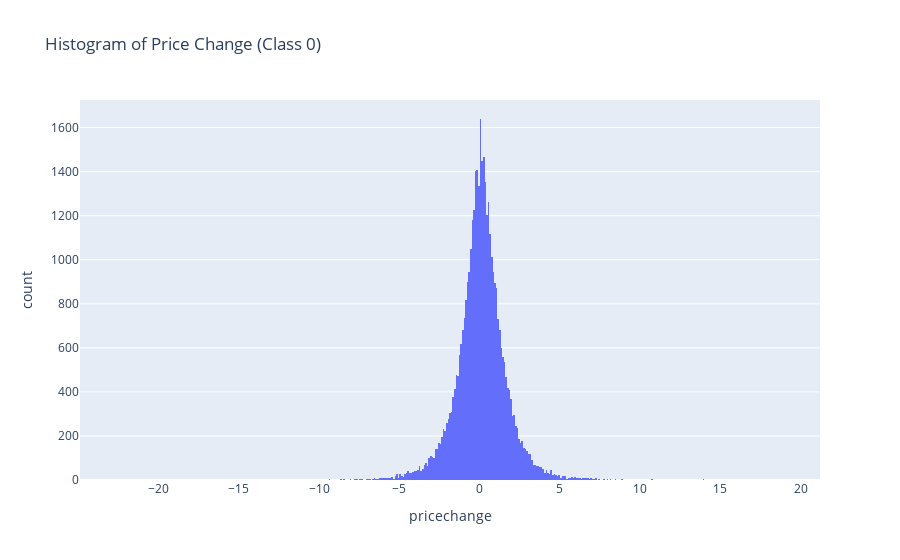

Write notebook code for a chart like this one.
### Code cell
# Create a histogram using Plotly Express
fig = px.histogram(class0_train_data, x='pricechange', nbins=500, title='Histogram of Price Change (Class 0)')
fig.show()

### Figure 1 — Plotly figure (JSON) as saved in the notebook; plotly's stock layout.template omitted (floating-point values rounded to 4 significant figures; data arrays with more than 128 entries replaced by an {"elided": "..."} marker saying what was removed)
{"data": [{"alignmentgroup": "True", "bingroup": "x", "hovertemplate": "pricechange=%{x}<br>count=%{y}<extra></extra>", "legendgroup": "", "marker": {"color": "#636efa", "pattern": {"shape": ""}}, "name": "", "nbinsx": 500, "offsetgroup": "", "orientation": "v", "showlegend": false, "type": "histogram", "x": {"elided": "39780 float values"}, "xaxis": "x", "yaxis": "y"}], "layout": {"barmode": "relative", "legend": {"tracegroupgap": 0}, "title": {"text": "Histogram of Price Change (Class 0)"}, "xaxis": {"anchor": "y", "domain": [0, 1], "title": {"text": "pricechange"}}, "yaxis": {"anchor": "x", "domain": [0, 1], "title": {"text": "count"}}}}
